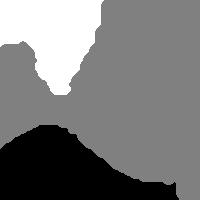
%> input picture ImageSegmentation/Scene 1/Scene1_Data/s1_mask.jpg, 200 x 200 px
$ octave IT2Imagemaking.m   (GNU Octave 9; MATLAB toolbox functions it lacks are replaced by stand-ins)
%> lines starting %> are read from the running program, lines starting %| are printed output that depends on the picture
X=getdata('s1_entro.jpg','s1_med.jpg','s1_gauss.jpg','s1_mask.jpg',5,3);
%> in getdata, map is the input picture: size 200x200 uint8; min 0, max 255, mean 121.8
%> after the loop in getdata, `for row=1:interval:floor(size(map,1) )`: indarr = 1600 values, max 39936 at index 1120, min 32 at index 241, mean 19998.9; temparr = 39397; val = [328; 1016; 256]
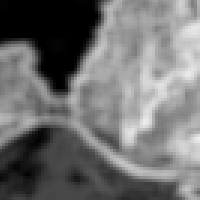
%> input picture ImageSegmentation/Scene 1/Scene1_Data/s1_entro.jpg, 200 x 200 px
%> in getfeatures, i1 is the input picture: size 200x200 uint8; min 0, max 235, mean 112.5
%> in getfeatures, `I=i1(arr(1,:));`: I = 1600 values, max 232 at index 599, min 0 at index 3, mean 112.5
%> in getdata, `I1=getfeatures(filename2,indarr);`: I1 has the same summary as I in getfeatures
%> call 2 of getfeatures, with filename = 's1_med.jpg'
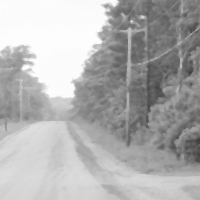
%> input picture ImageSegmentation/Scene 1/Scene1_Data/s1_med.jpg, 200 x 200 px
%> in getfeatures, i1 is the input picture: size 200x200 uint8; min 62, max 255, mean 176.1
%> in getfeatures (call 2), `I=i1(arr(1,:));`: I = 1600 values, max 254 at index 296, min 69 at index 599, mean 176.3
%> in getdata, `I2=getfeatures(filename3,indarr);`: I2 has the same summary as I in getfeatures
%> call 3 of getfeatures, with filename = 's1_gauss.jpg'
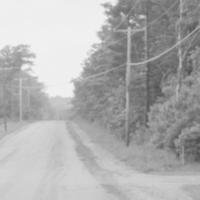
%> input picture ImageSegmentation/Scene 1/Scene1_Data/s1_gauss.jpg, 200 x 200 px
%> in getfeatures, i1 is the input picture: size 200x200 uint8; min 75, max 247, mean 174.9
%> in getfeatures (call 3), `I=i1(arr(1,:));`: I = 1600 values, max 244 at index 361, min 82 at index 599, mean 175
%> in getdata, `I3=getfeatures(filename4,indarr);`: I3 has the same summary as I in getfeatures
%> in getdata, `Out=map(indarr(1,:));`: Out = 1600 values, max 255 at index 1, min 0 at index 1009, mean 121.8
%> in getdata, `x=[I1 I2 I3 Out];`: x = 1600 rows, first 8: [3 252 239 255; 2 252 239 255; 0 251 239 255; 0 251 238 255; 0 251 237 255; 0 251 238 255; 0 252 239 255; 0 252 239 255]
%> X has the same summary as x in getdata
% X=getdata('s1_entro.jpg','s1_med.jpg','s1_gauss.jpg','s1_mask.jpg',5,3);
x=X(:,1:3);
%> x = 1600 rows, first 12: [3 252 239; 2 252 239; 0 251 239; 0 251 238; 0 251 237; 0 251 238; 0 252 239; 0 252 239; 0 252 239; 0 252 239; 0 252 239; 0 251 238]
out=X(:,4);
%> out has the same summary as Out in getdata
n=length(x);
%> n = 1600
p=size(x,2);
%> p = 3
Z=x;
%> Z has the same summary as x
m=n;
%> m = 1600
mf=ones(n,p,n);
prevmf1=ones(n,p,n);
dis=zeros(n,p,m);
disbar=zeros(n,m);
devbar=zeros(n,m);
dev=zeros(n,p,m);
beta1=0.1;
beta2=1;
prevdisbar=zeros(n,m);
comparison2=1;
s=zeros(n,m);

%initializing prevmf
for i=1:n
        prevmf1(i,:,i)= 0;

end

mf=prevmf1;
prevmf2=prevmf1;
%initializing dis and disbar
for J=1:n
    dis(:,:,J)=abs(x-Z(J,:));
end
        disbar=squeeze(sum(dis,2)/p);
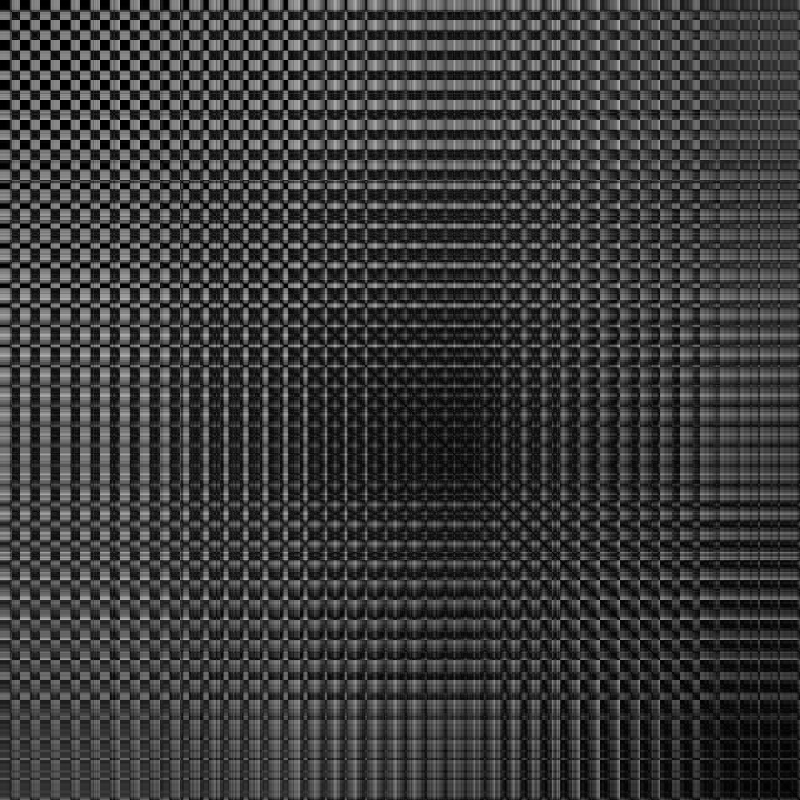
%> disbar: size 1600x1600 double (shown at 1/2 size); min 0, max 191.7, mean 59.6


%iterations
for it=1:4

sum2=sum((dis.*mf),2);
sum3=sum(mf,2);
disbar=sum2./sum3;


%Dev and devbar
B=repmat(disbar,1,p,1);
dev=abs(dis-B);
devbar=(sum(dev,2))/p;

P=repmat(devbar,1,p,1);

%membershipfunction1
prevmf1=exp(1).^(-(dev.^beta1)./(P.^beta1));
prevmf1(isnan(prevmf1))=0;


%membershipfunction2
prevmf2=exp(1).^(-(dev.^beta2)./(P.^beta2));
prevmf2(isnan(prevmf2))=0;


mf=(prevmf1+prevmf2)/2;
% [7 lines of commented-out code are left out]

prevdisbar=disbar;


end


%Similarity matrix
s=-squeeze(disbar);

for i=1:n
    s(i,i)=0;
end
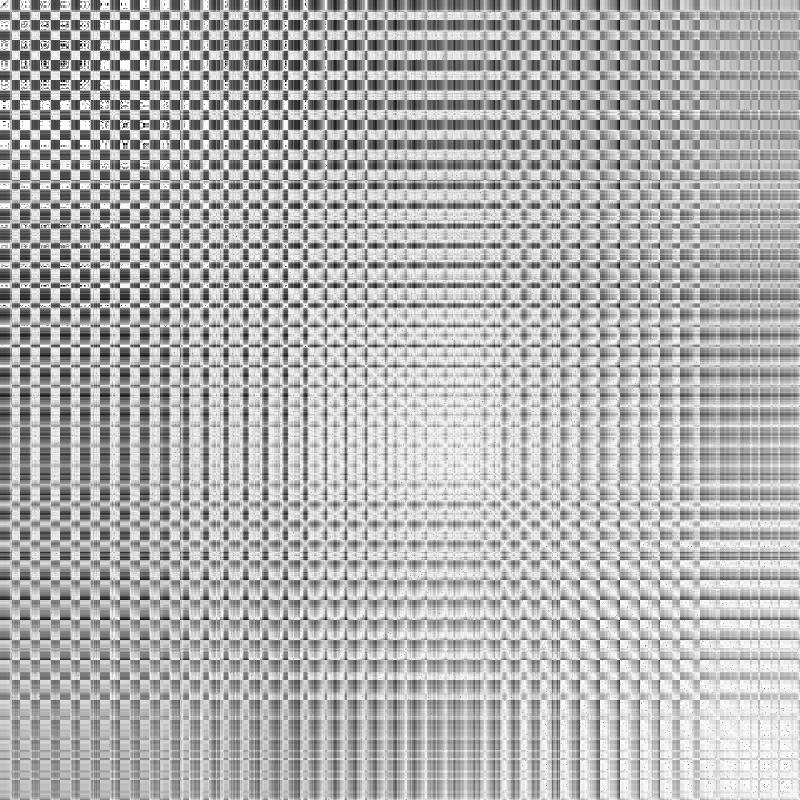
%> s: size 1600x1600 double (shown at 1/2 size); 0.28% of the values are NaN or infinite; the others: min -187.6, max 0, mean -57.34; drawn with min black, max white, NaN and infinite black

%calculating max and min of similarity matrix

mins=min(min(s));
%> mins = -187.6
maxs=s(1,2);
%> maxs = -0.2
for i=1:n
    for k=1:m
        if(i~=k && s(i,k)>=maxs)
            maxs=s(i,k);
        end
    end
end


%preference values
%
% I=(mean(mean(s))*eye(n))/4;
% s=s+I;
 for i=1:n
   s(i,i)= (mins - 50*(maxs-mins));
end
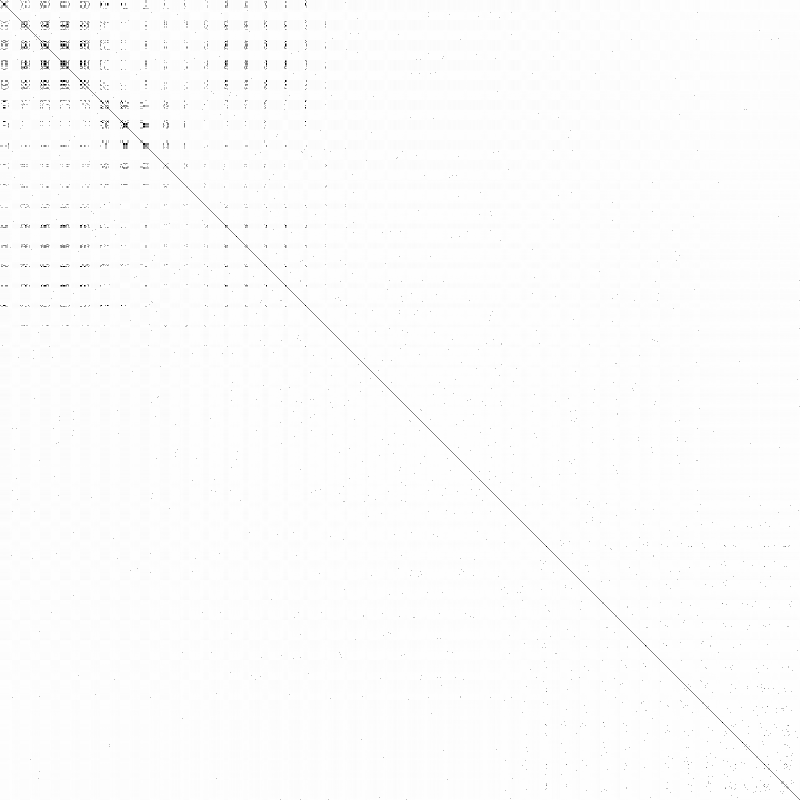
%> s: size 1600x1600 double (shown at 1/2 size); 0.28% of the values are NaN or infinite; the others: min -9558.4, max -0.2, mean -63.33; drawn with min black, max white, NaN and infinite black

S=s;

% Initialize messages
N=size(S,1);
%> N = 1600
A=zeros(N,N);
R=zeros(N,N);
S=(S+(eps*randn(N,N))*(max(S(:))-min(S(:)))); % Remove degeneracies
lam=0.9; % Set damping factor
%> the run ends on the next line
for it=1:100
% [64 lines not run here, left out]
function x=getdata(filename2,filename3,filename4,filename1,interval,n)

% [10 lines of commented-out code are left out]
map=imread(filename1);
  map=double(map);
 map=(map>100 & map<180)*127.5 + (map<100)*0 + (map>180)*255;
 % map=(map<100)*0 + (map>100)*255;
check=size(map,1);

indarr=[];
val=zeros(n,1);
 for row=1:interval:floor(size(map,1) )
     if row>size(map,1)
         break;
     end
        for col=1:interval:floor(size(map,2) )
            if col>size(map,2)
                break;
            end
            i=row+floor(rand*interval);
            j=col+floor(rand*interval);
            temp=map(i,j);
            for it=1:n
               if temp==((it-1)*255/(n-1))
                temparr=(j-1)*check+i;
                indarr(end+1)=temparr;
                val(it,1)=val(it,1)+1;
               end
            end

        end
 end


 I1=getfeatures(filename2,indarr);
 I2=getfeatures(filename3,indarr);
 I3=getfeatures(filename4,indarr);
 Out=map(indarr(1,:));
  Out=Out';

 x=[I1 I2 I3 Out];
%  [dummy index]=sort(x(:,4));
%  x=x(index,:);
%
end


 function I=getfeatures(filename,arr)
  i1=imread(filename);
  i1=double(i1);
  I=i1(arr(1,:));
  I=I';
 end
